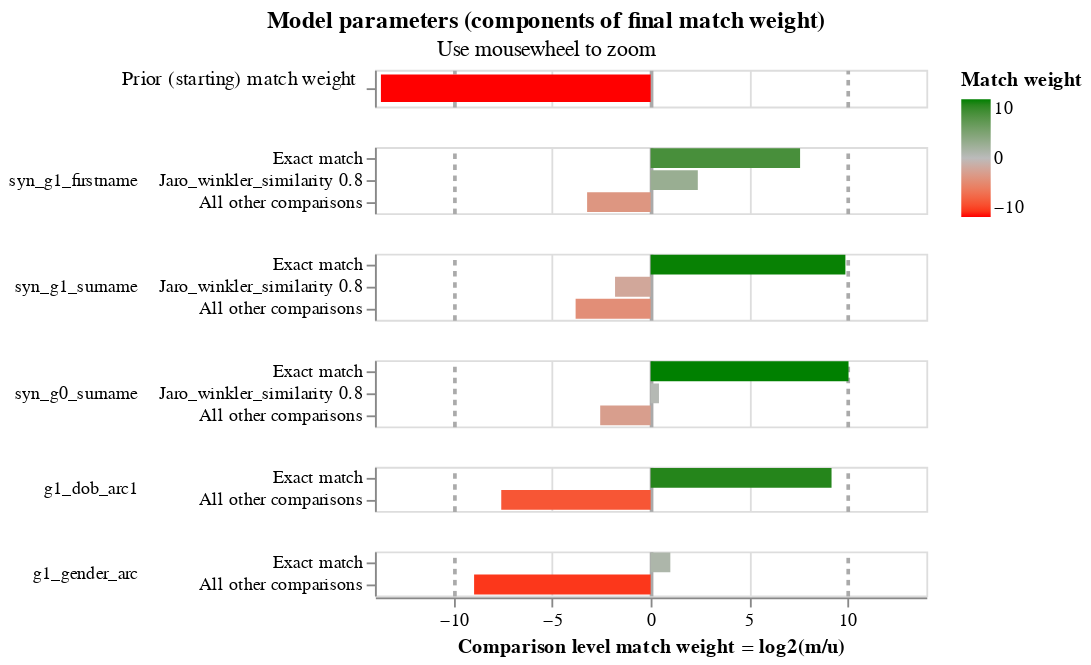

Notebook cell for this chart:
### Code cell
linker.match_weights_chart()

### Figure 1 — Vega-Lite specification as saved in the notebook (floating-point values rounded to 4 significant figures)
{"config": {"view": {"continuousWidth": 300, "continuousHeight": 300, "discreteHeight": 60, "discreteWidth": 400}, "header": {"title": null}, "mark": {"tooltip": null}, "title": {"anchor": "middle"}}, "vconcat": [{"mark": {"type": "bar", "clip": true, "height": 15}, "encoding": {"color": {"field": "log2_bayes_factor", "scale": {"domain": [-10, 0, 10], "interpolate": "lab", "range": ["red", "#bbbbbb", "green"]}, "title": "Match weight", "type": "quantitative"}, "tooltip": [{"field": "comparison_name", "title": "Comparison name", "type": "nominal"}, {"field": "probability_two_random_records_match", "format": ".4f", "title": "Probability two random records match", "type": "nominal"}, {"field": "log2_bayes_factor", "format": ",.4f", "title": "Equivalent match weight", "type": "quantitative"}, {"field": "bayes_factor_description", "title": "Match weight description", "type": "nominal"}], "x": {"axis": {"domain": false, "gridColor": {"condition": {"test": "abs(datum.value / 10)  <= 1 & datum.value % 10 === 0", "value": "#aaa"}, "value": "#ddd"}, "gridDash": {"condition": {"test": "abs(datum.value / 10) == 1", "value": [3]}, "value": null}, "gridWidth": {"condition": {"test": "abs(datum.value / 10)  <= 1 & datum.value % 10 === 0", "value": 2}, "value": 1}, "labels": false, "ticks": false, "title": ""}, "field": "log2_bayes_factor", "scale": {"domain": [-14, 14]}, "type": "quantitative"}, "y": {"axis": {"title": "Prior (starting) match weight", "titleAlign": "right", "titleAngle": 0, "titleFontWeight": "normal"}, "field": "label_for_charts", "sort": {"field": "comparison_vector_value", "order": "descending"}, "type": "nominal"}}, "height": 20, "transform": [{"filter": "(datum.comparison_name == 'probability_two_random_records_match')"}]}, {"mark": {"type": "bar", "clip": true}, "encoding": {"color": {"field": "log2_bayes_factor", "scale": {"domain": [-10, 0, 10], "interpolate": "lab", "range": ["red", "#bbbbbb", "green"]}, "title": "Match weight", "type": "quantitative"}, "row": {"field": "comparison_name", "header": {"labelAlign": "left", "labelAnchor": "middle", "labelAngle": 0}, "sort": {"field": "comparison_sort_order"}, "type": "nominal"}, "tooltip": [{"field": "comparison_name", "title": "Comparison name", "type": "nominal"}, {"field": "label_for_charts", "title": "Label", "type": "ordinal"}, {"field": "sql_condition", "title": "SQL condition", "type": "nominal"}, {"field": "m_probability", "format": ".4f", "title": "M probability", "type": "quantitative"}, {"field": "u_probability", "format": ".4f", "title": "U probability", "type": "quantitative"}, {"field": "bayes_factor", "format": ",.4f", "title": "Bayes factor = m/u", "type": "quantitative"}, {"field": "log2_bayes_factor", "format": ",.4f", "title": "Match weight = log2(m/u)", "type": "quantitative"}, {"field": "bayes_factor_description", "title": "Match weight description", "type": "nominal"}], "x": {"axis": {"gridColor": {"condition": {"test": "abs(datum.value / 10)  <= 1 & datum.value % 10 === 0", "value": "#aaa"}, "value": "#ddd"}, "gridDash": {"condition": {"test": "abs(datum.value / 10) == 1", "value": [3]}, "value": null}, "gridWidth": {"condition": {"test": "abs(datum.value / 10)  <= 1 & datum.value % 10 === 0", "value": 2}, "value": 1}, "title": "Comparison level match weight = log2(m/u)"}, "field": "log2_bayes_factor", "scale": {"domain": [-14, 14]}, "type": "quantitative"}, "y": {"axis": {"title": null}, "field": "label_for_charts", "sort": {"field": "comparison_vector_value", "order": "descending"}, "type": "nominal"}}, "height": {"step": 12}, "resolve": {"axis": {"y": "independent"}, "scale": {"y": "independent"}}, "transform": [{"filter": "(datum.comparison_name != 'probability_two_random_records_match')"}]}], "data": {"name": "data-ee50064ea6567c373d75f19c5d9d811c"}, "params": [{"name": "mouse_zoom", "select": {"type": "interval", "encodings": ["x"]}, "bind": "scales", "views": []}], "resolve": {"axis": {"y": "independent"}, "scale": {"y": "independent"}}, "title": {"text": "Model parameters (components of final match weight)", "subtitle": "Use mousewheel to zoom"}, "$schema": "https://vega.github.io/schema/vega-lite/v5.9.3.json", "datasets": {"data-ee50064ea6567c373d75f19c5d9d811c": [{"comparison_name": "probability_two_random_records_match", "sql_condition": null, "label_for_charts": "", "m_probability": null, "u_probability": null, "m_probability_description": null, "u_probability_description": null, "has_tf_adjustments": false, "tf_adjustment_column": null, "tf_adjustment_weight": null, "is_null_level": false, "bayes_factor": 7.53e-05, "log2_bayes_factor": -13.7, "comparison_vector_value": 0, "max_comparison_vector_value": 0, "bayes_factor_description": "The probability that two random records drawn at random match is 0.000 or one in  13,281.0 records.This is equivalent to a starting match weight of -13.697.", "probability_two_random_records_match": 7.53e-05, "comparison_sort_order": -1}, {"comparison_name": "syn_g1_firstname", "sql_condition": "syn_g1_firstname_l = syn_g1_firstname_r", "label_for_charts": "Exact match", "m_probability": 0.864, "u_probability": 0.004491, "m_probability_description": "Amongst matching record comparisons, 86.40% of records are in the exact match comparison level", "u_probability_description": "Amongst non-matching record comparisons, 0.45% of records are in the exact match comparison level", "has_tf_adjustments": false, "tf_adjustment_column": null, "tf_adjustment_weight": 1.0, "is_null_level": false, "bayes_factor": 192.4, "log2_bayes_factor": 7.588, "comparison_vector_value": 2, "max_comparison_vector_value": 2, "bayes_factor_description": "If comparison level is `exact match` then comparison is 192.39 times more likely to be a match", "probability_two_random_records_match": 7.53e-05, "comparison_sort_order": 0}, {"comparison_name": "syn_g1_firstname", "sql_condition": "jaro_winkler_similarity(\"syn_g1_firstname_l\", \"syn_g1_firstname_r\") >= 0.8", "label_for_charts": "Jaro_winkler_similarity 0.8", "m_probability": 0.03025, "u_probability": 0.005754, "m_probability_description": "Amongst matching record comparisons, 3.03% of records are in the jaro_winkler_similarity 0.8 comparison level", "u_probability_description": "Amongst non-matching record comparisons, 0.58% of records are in the jaro_winkler_similarity 0.8 comparison level", "has_tf_adjustments": false, "tf_adjustment_column": null, "tf_adjustment_weight": 1.0, "is_null_level": false, "bayes_factor": 5.257, "log2_bayes_factor": 2.394, "comparison_vector_value": 1, "max_comparison_vector_value": 2, "bayes_factor_description": "If comparison level is `jaro_winkler_similarity 0.8` then comparison is 5.26 times more likely to be a match", "probability_two_random_records_match": 7.53e-05, "comparison_sort_order": 0}, {"comparison_name": "syn_g1_firstname", "sql_condition": "ELSE", "label_for_charts": "All other comparisons", "m_probability": 0.1057, "u_probability": 0.9898, "m_probability_description": "Amongst matching record comparisons, 10.57% of records are in the all other comparisons comparison level", "u_probability_description": "Amongst non-matching record comparisons, 98.98% of records are in the all other comparisons comparison level", "has_tf_adjustments": false, "tf_adjustment_column": null, "tf_adjustment_weight": 1.0, "is_null_level": false, "bayes_factor": 0.1068, "log2_bayes_factor": -3.227, "comparison_vector_value": 0, "max_comparison_vector_value": 2, "bayes_factor_description": "If comparison level is `all other comparisons` then comparison is  9.36 times less likely to be a match", "probability_two_random_records_match": 7.53e-05, "comparison_sort_order": 0}, {"comparison_name": "syn_g1_surname", "sql_condition": "syn_g1_surname_l = syn_g1_surname_r", "label_for_charts": "Exact match", "m_probability": 0.9279, "u_probability": 0.0009787, "m_probability_description": "Amongst matching record comparisons, 92.79% of records are in the exact match comparison level", "u_probability_description": "Amongst non-matching record comparisons, 0.10% of records are in the exact match comparison level", "has_tf_adjustments": false, "tf_adjustment_column": null, "tf_adjustment_weight": 1.0, "is_null_level": false, "bayes_factor": 948.1, "log2_bayes_factor": 9.889, "comparison_vector_value": 2, "max_comparison_vector_value": 2, "bayes_factor_description": "If comparison level is `exact match` then comparison is 948.10 times more likely to be a match", "probability_two_random_records_match": 7.53e-05, "comparison_sort_order": 1}, {"comparison_name": "syn_g1_surname", "sql_condition": "jaro_winkler_similarity(\"syn_g1_surname_l\", \"syn_g1_surname_r\") >= 0.8", "label_for_charts": "Jaro_winkler_similarity 0.8", "m_probability": 0.001129, "u_probability": 0.003955, "m_probability_description": "Amongst matching record comparisons, 0.11% of records are in the jaro_winkler_similarity 0.8 comparison level", "u_probability_description": "Amongst non-matching record comparisons, 0.40% of records are in the jaro_winkler_similarity 0.8 comparison level", "has_tf_adjustments": false, "tf_adjustment_column": null, "tf_adjustment_weight": 1.0, "is_null_level": false, "bayes_factor": 0.2856, "log2_bayes_factor": -1.808, "comparison_vector_value": 1, "max_comparison_vector_value": 2, "bayes_factor_description": "If comparison level is `jaro_winkler_similarity 0.8` then comparison is  3.50 times less likely to be a match", "probability_two_random_records_match": 7.53e-05, "comparison_sort_order": 1}, {"comparison_name": "syn_g1_surname", "sql_condition": "ELSE", "label_for_charts": "All other comparisons", "m_probability": 0.07093, "u_probability": 0.9951, "m_probability_description": "Amongst matching record comparisons, 7.09% of records are in the all other comparisons comparison level", "u_probability_description": "Amongst non-matching record comparisons, 99.51% of records are in the all other comparisons comparison level", "has_tf_adjustments": false, "tf_adjustment_column": null, "tf_adjustment_weight": 1.0, "is_null_level": false, "bayes_factor": 0.07128, "log2_bayes_factor": -3.81, "comparison_vector_value": 0, "max_comparison_vector_value": 2, "bayes_factor_description": "If comparison level is `all other comparisons` then comparison is  14.03 times less likely to be a match", "probability_two_random_records_match": 7.53e-05, "comparison_sort_order": 1}, {"comparison_name": "syn_g0_surname", "sql_condition": "syn_g0_surname_l = syn_g0_surname_r", "label_for_charts": "Exact match", "m_probability": 0.8267, "u_probability": 0.0007807, "m_probability_description": "Amongst matching record comparisons, 82.67% of records are in the exact match comparison level", "u_probability_description": "Amongst non-matching record comparisons, 0.08% of records are in the exact match comparison level", "has_tf_adjustments": false, "tf_adjustment_column": null, "tf_adjustment_weight": 1.0, "is_null_level": false, "bayes_factor": 1059.0, "log2_bayes_factor": 10.05, "comparison_vector_value": 2, "max_comparison_vector_value": 2, "bayes_factor_description": "If comparison level is `exact match` then comparison is 1,058.89 times more likely to be a match", "probability_two_random_records_match": 7.53e-05, "comparison_sort_order": 2}, {"comparison_name": "syn_g0_surname", "sql_condition": "jaro_winkler_similarity(\"syn_g0_surname_l\", \"syn_g0_surname_r\") >= 0.8", "label_for_charts": "Jaro_winkler_similarity 0.8", "m_probability": 0.004668, "u_probability": 0.003484, "m_probability_description": "Amongst matching record comparisons, 0.47% of records are in the jaro_winkler_similarity 0.8 comparison level", "u_probability_description": "Amongst non-matching record comparisons, 0.35% of records are in the jaro_winkler_similarity 0.8 comparison level", "has_tf_adjustments": false, "tf_adjustment_column": null, "tf_adjustment_weight": 1.0, "is_null_level": false, "bayes_factor": 1.34, "log2_bayes_factor": 0.4222, "comparison_vector_value": 1, "max_comparison_vector_value": 2, "bayes_factor_description": "If comparison level is `jaro_winkler_similarity 0.8` then comparison is 1.34 times more likely to be a match", "probability_two_random_records_match": 7.53e-05, "comparison_sort_order": 2}, {"comparison_name": "syn_g0_surname", "sql_condition": "ELSE", "label_for_charts": "All other comparisons", "m_probability": 0.1687, "u_probability": 0.9957, "m_probability_description": "Amongst matching record comparisons, 16.87% of records are in the all other comparisons comparison level", "u_probability_description": "Amongst non-matching record comparisons, 99.57% of records are in the all other comparisons comparison level", "has_tf_adjustments": false, "tf_adjustment_column": null, "tf_adjustment_weight": 1.0, "is_null_level": false, "bayes_factor": 0.1694, "log2_bayes_factor": -2.562, "comparison_vector_value": 0, "max_comparison_vector_value": 2, "bayes_factor_description": "If comparison level is `all other comparisons` then comparison is  5.90 times less likely to be a match", "probability_two_random_records_match": 7.53e-05, "comparison_sort_order": 2}, {"comparison_name": "g1_dob_arc1", "sql_condition": "\"g1_dob_arc1_l\" = \"g1_dob_arc1_r\"", "label_for_charts": "Exact match", "m_probability": 0.9948, "u_probability": 0.001708, "m_probability_description": "Amongst matching record comparisons, 99.48% of records are in the exact match comparison level", "u_probability_description": "Amongst non-matching record comparisons, 0.17% of records are in the exact match comparison level", "has_tf_adjustments": false, "tf_adjustment_column": null, "tf_adjustment_weight": 1.0, "is_null_level": false, "bayes_factor": 582.3, "log2_bayes_factor": 9.186, "comparison_vector_value": 1, "max_comparison_vector_value": 1, "bayes_factor_description": "If comparison level is `exact match` then comparison is 582.30 times more likely to be a match", "probability_two_random_records_match": 7.53e-05, "comparison_sort_order": 3}, {"comparison_name": "g1_dob_arc1", "sql_condition": "ELSE", "label_for_charts": "All other comparisons", "m_probability": 0.005195, "u_probability": 0.9983, "m_probability_description": "Amongst matching record comparisons, 0.52% of records are in the all other comparisons comparison level", "u_probability_description": "Amongst non-matching record comparisons, 99.83% of records are in the all other comparisons comparison level", "has_tf_adjustments": false, "tf_adjustment_column": null, "tf_adjustment_weight": 1.0, "is_null_level": false, "bayes_factor": 0.005204, "log2_bayes_factor": -7.586, "comparison_vector_value": 0, "max_comparison_vector_value": 1, "bayes_factor_description": "If comparison level is `all other comparisons` then comparison is  192.15 times less likely to be a match", "probability_two_random_records_match": 7.53e-05, "comparison_sort_order": 3}, {"comparison_name": "g1_gender_arc", "sql_condition": "\"g1_gender_arc_l\" = \"g1_gender_arc_r\"", "label_for_charts": "Exact match", "m_probability": 1.0, "u_probability": 0.5002, "m_probability_description": "Amongst matching record comparisons, 100.00% of records are in the exact match comparison level", "u_probability_description": "Amongst non-matching record comparisons, 50.02% of records are in the exact match comparison level", "has_tf_adjustments": false, "tf_adjustment_column": null, "tf_adjustment_weight": 1.0, "is_null_level": false, "bayes_factor": 1.999, "log2_bayes_factor": 0.9995, "comparison_vector_value": 1, "max_comparison_vector_value": 1, "bayes_factor_description": "If comparison level is `exact match` then comparison is 2.00 times more likely to be a match", "probability_two_random_records_match": 7.53e-05, "comparison_sort_order": 4}, {"comparison_name": "g1_gender_arc", "sql_condition": "ELSE", "label_for_charts": "All other comparisons", "m_probability": 0.001, "u_probability": 0.4998, "m_probability_description": "Amongst matching record comparisons, 0.10% of records are in the all other comparisons comparison level", "u_probability_description": "Amongst non-matching record comparisons, 49.98% of records are in the all other comparisons comparison level", "has_tf_adjustments": false, "tf_adjustment_column": null, "tf_adjustment_weight": 1.0, "is_null_level": false, "bayes_factor": 0.002001, "log2_bayes_factor": -8.965, "comparison_vector_value": 0, "max_comparison_vector_value": 1, "bayes_factor_description": "If comparison level is `all other comparisons` then comparison is  499.82 times less likely to be a match", "probability_two_random_records_match": 7.53e-05, "comparison_sort_order": 4}]}}
